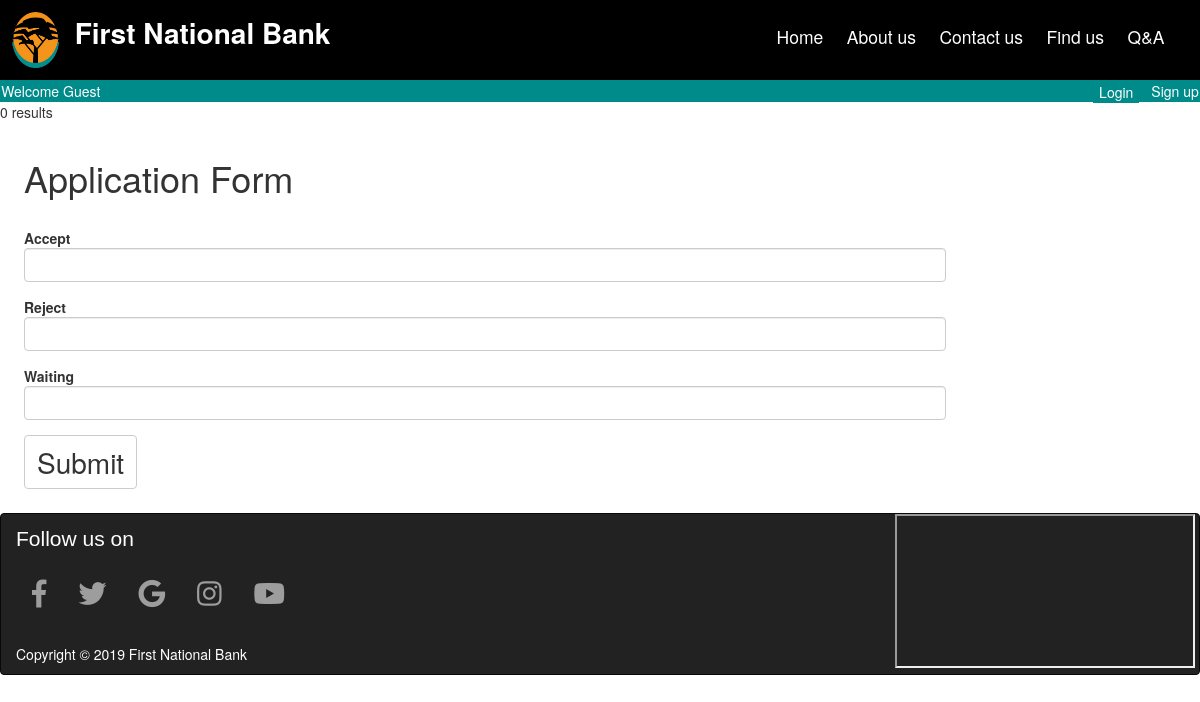
The app's page /displayLoan.php, older data.
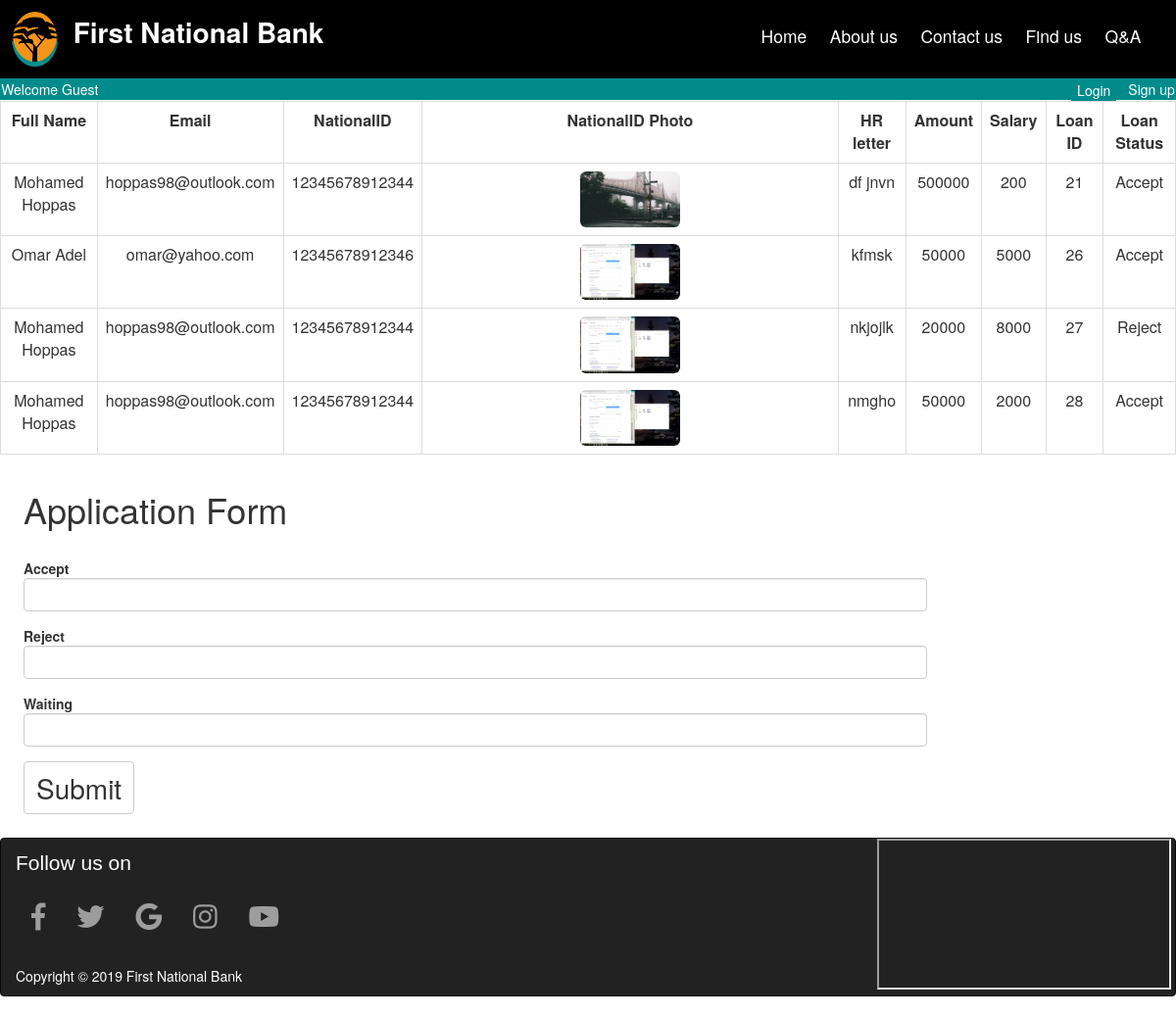
The same page, newer data.
### tables this page shows
CREATE TABLE `request_loan` (
  `FullName` varchar(50) NOT NULL,
  `Email` varchar(50) NOT NULL,
  `Mobile_Phone` varchar(11) NOT NULL,
  `National_ID` varchar(14) NOT NULL,
  `Address` varchar(100) NOT NULL,
  `Job` varchar(50) NOT NULL,
  `Loan_Status` varchar(50) NOT NULL,
  `Amount` varchar(6) NOT NULL,
  `Salary` varchar(7) NOT NULL,
  `HR_letter` text NOT NULL,
  `Request_Number` int(7) NOT NULL,
  `National_ID_Photo` varchar(200) NOT NULL
);

### displayLoan.php (the view, shortened to what this page needs)
<head>
<link rel="stylesheet" href="https://maxcdn.bootstrapcdn.com/bootstrap/3.4.1/css/bootstrap.min.css">
</head>
<?php
include "TopBar.php";
?>
<?php
include ("database.php");
$sql="SELECT * FROM request_loan";
$result=mysqli_query($conn,$sql);
if (mysqli_num_rows($result) > 0) {
	echo "<table class='table table-bordered table-hover'>";
	echo "<th>Full Name</th>"."<th>Email</th>"."<th>NationalID</th>"."<th>NationalID Photo</th>".
	"<th>HR letter</th>"."<th>Amount</th>"."<th>Salary</th>"."<th>Loan ID</th>"."<th>Loan Status</th>";
    while($row = mysqli_fetch_array($result)) {
    echo "<tr>".
	"<td>". $row["FullName"]."</td>".
	"<td>".$row["Email"]."</td>".
	"<td>".$row["National_ID"]."</td>".
	"<td><img class='img-rounded' src='NationalIDs/".$row["National_ID_Photo"]."'width=25%; heigth=25%;>"."</td>".
	"<td>".$row["HR_letter"]."</td>".
	"<td>". $row["Amount"]."</td>".
	"<td>". $row["Salary"]."</td>".
	"<td>".$row["Request_Number"]."</td>".
	"<td>".$row["Loan_Status"]."</td>";
    }
	echo "</table>";
	}
	else {
    echo "0 results";
	}
?>
<body>
<div class="form">
<h1>Application Form</h1>
<br>
<form method='post'>
<div class="form-group">
	<b>Accept</b>
	<input type='Number' name='Accept_tx' class="form-control">
</div>
<div class="form-group">
	<b>Reject</b>
	<input type='Number' name='Reject_tx'class="form-control">
</div>
<div class="form-group">
	<b>Waiting</b>
	<input type='Number' name='Waiting_tx'class="form-control">
</div>
	<input type='Submit' value='Submit' Name='Update' class="btn btn-default">
	</div>
</body>
<?php
include("BottomBar2.php");

Row changes from the older to the newer data that the page shows:
added request_loan: FullName "Mohamed Hoppas", Email "hoppas98@outlook.com", National_ID "12345678912344", National_ID_Photo (picture), HR_letter "df jnvn", Amount "500000", Salary "200", Request_Number "21", Loan_Status "Accept"
added request_loan: FullName "Omar Adel", Email "omar@yahoo.com", National_ID "12345678912346", National_ID_Photo (picture), HR_letter "kfmsk", Amount "50000", Salary "5000", Request_Number "26", Loan_Status "Accept"
added request_loan: FullName "Mohamed Hoppas", Email "hoppas98@outlook.com", National_ID "12345678912344", National_ID_Photo (picture), HR_letter "nkjojlk", Amount "20000", Salary "8000", Request_Number "27", Loan_Status "Reject"
added request_loan: FullName "Mohamed Hoppas", Email "hoppas98@outlook.com", National_ID "12345678912344", National_ID_Photo (picture), HR_letter "nmgho", Amount "50000", Salary "2000", Request_Number "28", Loan_Status "Accept"
Text that changed along with them:
text no longer shown: "0 results"
text now shown: "Full Name Email NationalID NationalID Photo HR letter Amount Salary Loan ID Loan Status"
